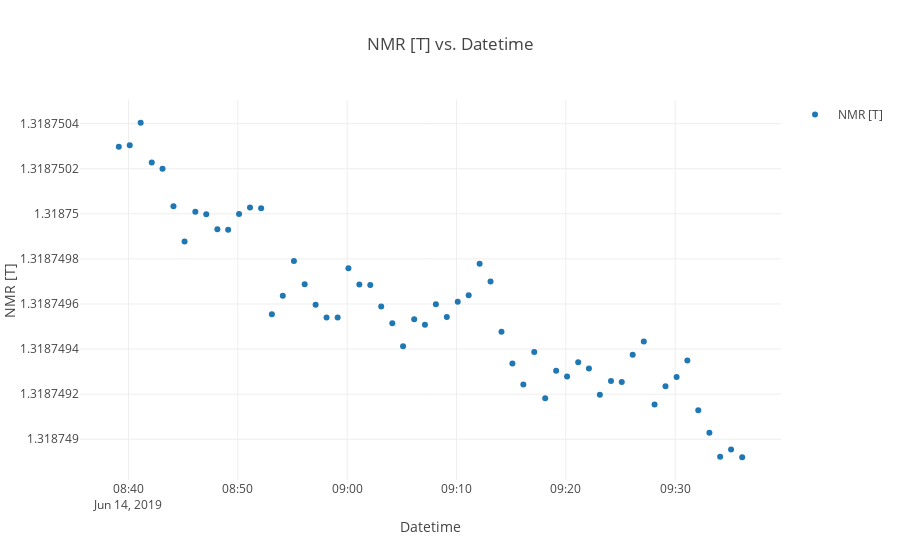

Write notebook code for a chart like this one.
### Code cell
fig = scatter2d(df.index,df[" NMR [T]"],lines=False,markers=True,size_list=[6],inline=True)
